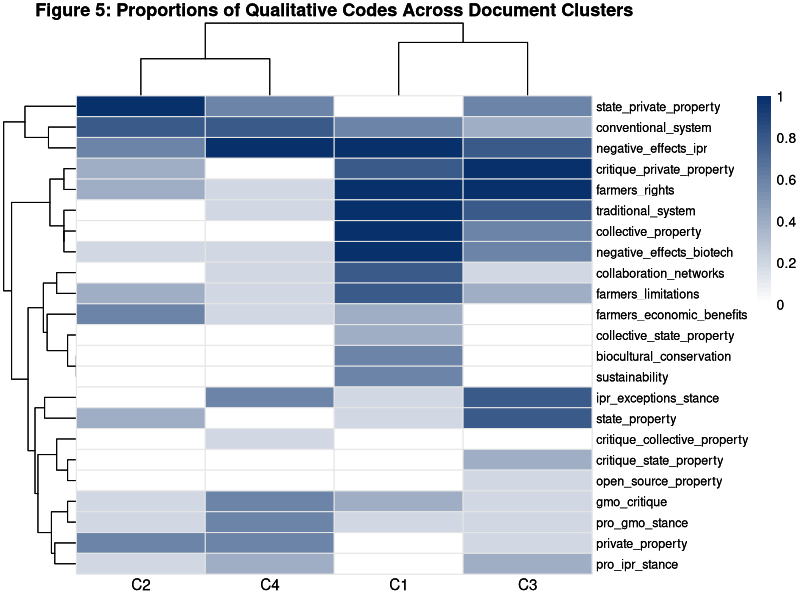

R code for this plot:
# ==============================================================================
# Figure 5 - Clustered Heatmap of Qualitative Codes by Cluster
# ==============================================================================

# 1. Load required libraries
library(dplyr)
library(tidyr)
library(tibble)
library(pheatmap)

# 2. Load dataset
df2 <- read.csv("data/qualitative_coding_matrix.csv", encoding = "UTF-8")

# 3. Rename qualitative code categories
df2$codigo <- c( 
  "collective_property",
  "open_source_property",
  "state_property",
  "collective_state_property",
  "state_private_property",
  "private_property",
  "farmers_economic_benefits",
  "biocultural_conservation",
  "critique_collective_property",
  "critique_state_property",
  "critique_private_property",
  "farmers_rights",
  "negative_effects_biotech",
  "negative_effects_ipr",
  "farmers_limitations",
  "pro_ipr_stance",
  "ipr_exceptions_stance",
  "pro_gmo_stance",
  "gmo_critique",
  "collaboration_networks",
  "conventional_system",
  "traditional_system",
  "sustainability"
)

# 4. Remove previous cluster columns and reshape to long format
base_larga <- df2 %>%
  select(-all_of(c("C1", "C2", "C3", "C4"))) %>%
  mutate(across(-codigo, ~ replace_na(., 0))) %>%
  pivot_longer(
    cols = -codigo,
    names_to = "documento",
    values_to = "freq"
  ) %>%
  mutate(presencia = ifelse(freq > 0, 1, 0))

# 5. Define cluster assignment per document
tabla_clusters <- tibble(
  documento = c("Art22", "Art66", "Art74", "Art85", "Art90",
                "Art6", "Art2", "Art79", "Art60", "Art27",
                "Art48", "Art14", "Art72", "Art33", "Art44",
                "Art23", "Art26", "Art96", "Art18", "Art97"),
  cluster = c("C3", "C4", "C1", "C2", "C3",
              "C4", "C4", "C2", "C3", "C1",
              "C3", "C2", "C1", "C1", "C2",
              "C3", "C4", "C4", "C2", "C1")
)

# 6. Merge cluster assignments and calculate proportions (N=5 per cluster)
resumen_cluster <- base_larga %>%
  left_join(tabla_clusters, by = "documento") %>%
  group_by(cluster, codigo) %>%
  summarise(
    n_docs = sum(presencia),
    .groups = "drop"
  ) %>%
  mutate(
    n_docs = ifelse(is.na(n_docs), 0, n_docs),
    prop = round(n_docs / 5, 2)
  )

# 7. Convert to wide matrix format for pheatmap
matriz_num <- resumen_cluster %>%
  select(cluster, codigo, prop) %>%
  distinct() %>%
  pivot_wider(
    names_from = cluster,
    values_from = prop,
    values_fill = 0
  ) %>%
  mutate(codigo = as.character(codigo)) %>%
  column_to_rownames("codigo") %>%
  as.matrix()

# 8. Generate Figure 5: Clustered Heatmap
figura_5 <- pheatmap(
  matriz_num,
  cluster_rows = TRUE,
  cluster_cols = TRUE,
  color = colorRampPalette(c("#FFFFFF", "#08306B"))(50),
  breaks = seq(0, 1, length.out = 51),
  border_color = "grey90",
  fontsize_row = 9,
  fontsize_col = 11,
  angle_col = 0,
  main = "Figure 5: Proportions of Qualitative Codes Across Document Clusters"
)

# Display the heatmap
print(figura_5)
